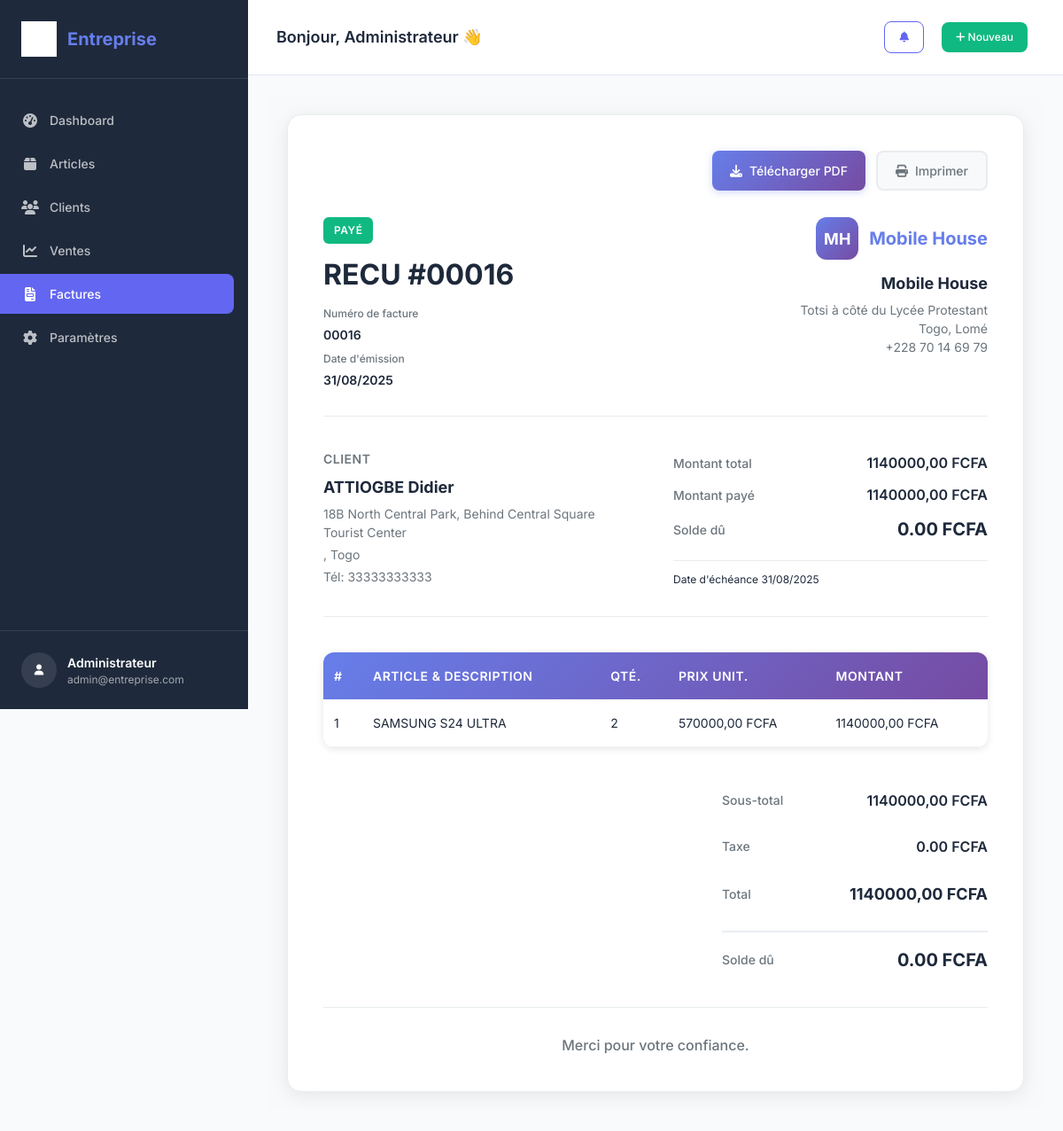
Page /view_invoice/16 (signed in) on the committed database.
### fact_app/models.py (models this page shows, shortened)
class Invoice(models.Model):
    INVOICE_TYPE = (
        ('R', 'RECU'),
        ('F', 'FACTURE')
    )
    customer = models.ForeignKey(Customer, null=True, blank=True, on_delete=models.PROTECT)
    save_by = models.ForeignKey(User, on_delete=models.PROTECT)
    invoice_date_time = models.DateTimeField(auto_now_add=True)
    last_updated_date = models.DateTimeField(null=True)
    paid = models.BooleanField(default=True)
    invoice_type = models.CharField(max_length=1, choices=INVOICE_TYPE)
    comments = models.TextField(null=True, max_length=1000, blank=True)
    class Meta:
        verbose_name = "Invoice"
        verbose_name_plural = "Invoices"
    @property
    def total(self):
        total_amount = 0
        for item in self.invoice_items.all():
            total_amount += item.total_price
        return total_amount

class Customer(models.Model):
    SEX_TYPES = (
        ('M', 'Male'),
        ('F', 'Female'),
    )
    name = models.CharField(max_length=132)
    email = models.EmailField()
    phone = models.CharField(max_length=132)
    address = models.CharField(max_length=132)
    sex = models.CharField(max_length=1, choices=SEX_TYPES)
    age = models.CharField(max_length=12)
    city = models.CharField(max_length=32)
    zip_code = models.CharField(max_length=32)
    created_date = models.DateTimeField(auto_now_add=True)
    save_by = models.ForeignKey(User, on_delete=models.PROTECT)
    class Meta:
        verbose_name = "Customer"
        verbose_name_plural = "Customers"

class InvoiceItem(models.Model):
    invoice = models.ForeignKey(Invoice, null=True, blank=True, on_delete=models.SET_NULL, related_name="invoice_items")
    article = models.ForeignKey(Article, null=True, blank=True, on_delete=models.SET_NULL)
    unit_price = models.DecimalField(max_digits=10, decimal_places=2)
    quantity = models.PositiveIntegerField()
    @property
    def total_price(self):
        return self.quantity * self.unit_price

class Article(models.Model):
    name = models.CharField(max_length=132)
    stock = models.PositiveIntegerField()
    created_at = models.DateTimeField(auto_now_add=True)
    is_active = models.BooleanField(default=True)
    class Meta:
        verbose_name = "Article"
        verbose_name_plural = "Articles"

### fact_app/views.py (the view)
# urls.py: path('view_invoice/<int:pk>', views.InvoiceVisualizationView.as_view(), name='view-invoice'),
class InvoiceVisualizationView(LoginRequiredSuperuserMixin, View):
    template_name = 'invoice.html'
    def get(self,request, *args, **kwargs):
        pk = kwargs.get('pk')
        context = get_invoice(pk)
        return render(request, self.template_name, context)

### fact_app/utils.py (called while the page is built)
def get_invoice(pk):
    obj = Invoice.objects.get(pk=pk)
    invoice_items = obj.invoice_items.all()
    context = {
        'obj': obj,
        'invoice_items': invoice_items
    }
    return context

### templates/invoice.html (shortened to what this page needs)
{% extends "base.html" %}
{% load static %}
{% block content %}
<div class="invoice-container">
    <div class="invoice-card">
        <div class="invoice-actions">
            <a href="{% url 'invoice-pdf' pk=obj.pk %}" class="btn-download">
                <i class="fas fa-download"></i>
                Télécharger PDF
            </a>
            <button onclick="window.print()" class="btn-print">
                <i class="fas fa-print"></i>
                Imprimer
            </button>
        </div>
        <div class="invoice-header">
            <div class="header-left">
                <div class="status-badge">
                    {% if obj.paid %}
                        <span class="status-paid">PAYÉ</span>
                    {% else %}
                        <span class="status-pending">EN ATTENTE</span>
                    {% endif %}
                </div>
                <div class="invoice-info">
                    <h1 class="invoice-title">{{obj.get_invoice_type_display}} #{{obj.id|stringformat:"05d"}}</h1>
                    <div class="invoice-details">
                        <div class="detail-item">
                            <span class="label">Numéro de facture</span>
                            <span class="value">{{obj.id|stringformat:"05d"}}</span>
                        </div>
                        <div class="detail-item">
                            <span class="label">Date d'émission</span>
                            <span class="value">{{obj.invoice_date_time|date:"d/m/Y"}}</span>
                        </div>
                    </div>
                </div>
            </div>
            <div class="header-right">
                <div class="company-logo">
                    <div class="logo-icon">MH</div>
                    <div class="logo-text">Mobile House</div>
                </div>
                <div class="company-info">
                    <h3>Mobile House</h3>
                    <p>Totsi à côté du Lycée Protestant<br>
                    Togo, Lomé<br>
                    +228 70 14 69 79</p>
                </div>
            </div>
        </div>
        <div class="invoice-summary">
            <div class="client-section">
                <h3 class="section-title">Client</h3>
                <div class="client-info">
                    <h4>{{obj.customer.name}}</h4>
                    <p>{{obj.customer.address}}</p>
                    <p>{{obj.customer.city}}, Togo</p>
                    <p>Tél: {{obj.customer.phone}}</p>
                </div>
            </div>
            <div class="financial-summary">
                <div class="summary-item">
                    <span class="label">Montant total</span>
                    <span class="value">{{obj.total}} FCFA</span>
                </div>
                <div class="summary-item">
                    <span class="label">Montant payé</span>
                    <span class="value">
                        {% if obj.paid %}
                            {{obj.total}} FCFA
                        {% else %}
                            0.00 FCFA
                        {% endif %}
                    </span>
                </div>
                <div class="summary-item total">
                    <span class="label">Solde dû</span>
                    <span class="value">
                        {% if obj.paid %}
                            0.00 FCFA
                        {% else %}
                            {{obj.total}} FCFA
                        {% endif %}
                    </span>
                </div>
                <div class="due-date">
                    <span class="label">Date d'échéance</span>
                    <span class="value">{{obj.invoice_date_time|date:"d/m/Y"}}</span>
                </div>
            </div>
        </div>
        <div class="invoice-items">
            <table class="items-table">
                <thead>
                    <tr>
                        <th>#</th>
                        <th>Article & Description</th>
                        <th>Qté.</th>
                        <th>Prix unit.</th>
                        <th>Montant</th>
                    </tr>
                </thead>
                <tbody>
                    {% for invoiceitem in obj.invoice_items.all %}
                    <tr>
                        <td>{{forloop.counter}}</td>
                        <td>{{invoiceitem.article.name}}</td>
                        <td>{{invoiceitem.quantity}}</td>
                        <td>{{invoiceitem.unit_price}} FCFA</td>
                        <td>{{invoiceitem.total_price}} FCFA</td>
                    </tr>
                    {% endfor %}
                </tbody>
            </table>
        </div>
        <div class="invoice-totals">
            <div class="totals-section">
                <div class="total-item">
                    <span class="label">Sous-total</span>
                    <span class="value">{{obj.total}} FCFA</span>
                </div>
                <div class="total-item">
                    <span class="label">Taxe</span>
                    <span class="value">0.00 FCFA</span>
                </div>
                <div class="total-item final">
                    <span class="label">Total</span>
                    <span class="value">{{obj.total}} FCFA</span>
                </div>
                <div class="total-item balance">
                    <span class="label">Solde dû</span>
                    <span class="value">
                        {% if obj.paid %}
                            0.00 FCFA
                        {% else %}
                            {{obj.total}} FCFA
                        {% endif %}
                    </span>
                </div>
            </div>
        </div>
        <div class="invoice-footer">
            <p>Merci pour votre confiance.</p>
        </div>
    </div>
</div>
{% endblock content %}

### static/style.css (style rules this page uses)
:root { --primary-color: #6366f1; --primary-hover: #4f46e5; --secondary-color: #64748b; --success-color: #10b981; --warning-color: #f59e0b; --danger-color: #ef4444; --info-color: #3b82f6; --bg-primary: #ffffff; --bg-secondary: #f8fafc; --bg-sidebar: #1e293b; --bg-card: #ffffff; --text-primary: #1e293b; --text-secondary: #64748b; --text-muted: #94a3b8; --text-white: #ffffff; --border-color: #e2e8f0; --border-light: #f1f5f9; --shadow-sm: 0 1px 2px 0 rgb(0 0 0 / 0.05); --shadow-md: 0 4px 6px -1px rgb(0 0 0 / 0.1), 0 2px 4px -2px rgb(0 0 0 / 0.1); --shadow-lg: 0 10px 15px -3px rgb(0 0 0 / 0.1), 0 4px 6px -4px rgb(0 0 0 / 0.1); --sidebar-width: 280px; --header-height: 80px; --border-radius: 12px; --border-radius-sm: 8px; --success-bg: #ecfdf5; --success-border: #10b981; --success-text: #065f46; --success-icon: #10b981; --error-bg: #fef2f2; --error-border: #ef4444; --error-text: #991b1b; --error-icon: #ef4444; --warning-bg: #fffbeb; --warning-border: #f59e0b; --warning-text: #92400e; --warning-icon: #f59e0b; --info-bg: #eff6ff; --info-border: #3b82f6; --info-text: #1e40af; --info-icon: #3b82f6; }
* { margin: 0; padding: 0; box-sizing: border-box; }
body { font-family: 'Inter', -apple-system, BlinkMacSystemFont, 'Segoe UI', Roboto, sans-serif; background-color: var(--bg-secondary); color: var(--text-primary); line-height: 1.5; font-size: 12px; overflow-x: hidden; }
.logo-text { font-size: 16px; font-weight: 700; color: var(--text-white); }

### rows in the picture
Invoice: invoice_type "RECU", id "00016", invoice_date_time "31/08/2025", customer.name "ATTIOGBE Didier", customer.address "18B North Central Park, Behind Central Square Tourist Center", customer.phone "33333333333", total "1140000,00"
InvoiceItem: article.name "SAMSUNG S24 ULTRA", quantity "2", unit_price "570000,00", total_price "1140000,00"
